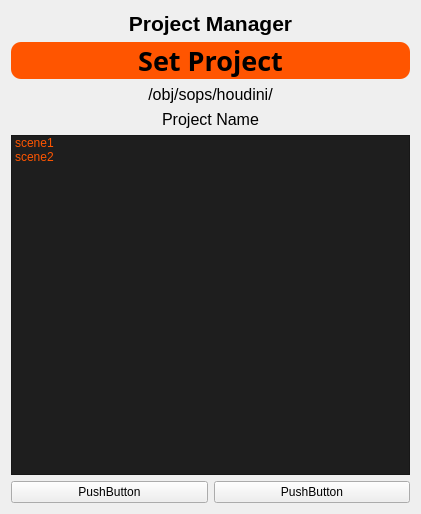
<?xml version="1.0" encoding="UTF-8"?>
<ui version="4.0">
 <class>Form</class>
 <widget class="QWidget" name="Form">
  <property name="geometry">
   <rect>
    <x>0</x>
    <y>0</y>
    <width>421</width>
    <height>514</height>
   </rect>
  </property>
  <property name="windowTitle">
   <string>Form</string>
  </property>
  <layout class="QGridLayout" name="gridLayout">
   <item row="0" column="0">
    <layout class="QVBoxLayout" name="verticalLayout">
     <item>
      <widget class="QLabel" name="label">
       <property name="font">
        <font>
         <pointsize>16</pointsize>
         <weight>75</weight>
         <italic>false</italic>
         <bold>true</bold>
        </font>
       </property>
       <property name="styleSheet">
        <string notr="true">font: bold 16pt;</string>
       </property>
       <property name="text">
        <string>Project Manager</string>
       </property>
       <property name="alignment">
        <set>Qt::AlignCenter</set>
       </property>
       <property name="margin">
        <number>0</number>
       </property>
      </widget>
     </item>
     <item>
      <widget class="QPushButton" name="setproj">
       <property name="font">
        <font>
         <family>Arial Black</family>
         <pointsize>20</pointsize>
         <weight>75</weight>
         <italic>false</italic>
         <bold>true</bold>
        </font>
       </property>
       <property name="styleSheet">
        <string notr="true">background-color: rgb(255, 85, 0);
font:bold 20pt;
border:none;
border-width:5px;
border-radius:10px;</string>
       </property>
       <property name="text">
        <string>Set Project</string>
       </property>
      </widget>
     </item>
     <item>
      <widget class="QLabel" name="projpath">
       <property name="font">
        <font>
         <family>Microsoft YaHei UI</family>
         <pointsize>12</pointsize>
         <weight>50</weight>
         <italic>false</italic>
         <bold>false</bold>
        </font>
       </property>
       <property name="styleSheet">
        <string notr="true">font: 12pt &quot;Microsoft YaHei UI&quot;;</string>
       </property>
       <property name="text">
        <string>/obj/sops/houdini/</string>
       </property>
       <property name="alignment">
        <set>Qt::AlignCenter</set>
       </property>
      </widget>
     </item>
     <item>
      <widget class="QLabel" name="projname">
       <property name="font">
        <font>
         <family>Microsoft YaHei UI</family>
         <pointsize>12</pointsize>
         <weight>50</weight>
         <italic>false</italic>
         <bold>false</bold>
        </font>
       </property>
       <property name="styleSheet">
        <string notr="true">font: 12pt &quot;Microsoft YaHei UI&quot;;</string>
       </property>
       <property name="text">
        <string>Project Name</string>
       </property>
       <property name="alignment">
        <set>Qt::AlignCenter</set>
       </property>
      </widget>
     </item>
     <item>
      <widget class="QListWidget" name="scenelist">
       <property name="styleSheet">
        <string notr="true">font: 75 12pt &quot;Microsoft YaHei UI&quot;;
color: rgb(255, 85, 0);
background-color: rgb(30, 30, 30);
alternate-background-color: rgb(38, 38, 38);</string>
       </property>
       <item>
        <property name="text">
         <string>scene1</string>
        </property>
       </item>
       <item>
        <property name="text">
         <string>scene2</string>
        </property>
       </item>
      </widget>
     </item>
     <item>
      <layout class="QHBoxLayout" name="horizontalLayout">
       <item>
        <widget class="QPushButton" name="pushButton_3">
         <property name="text">
          <string>PushButton</string>
         </property>
        </widget>
       </item>
       <item>
        <widget class="QPushButton" name="pushButton_2">
         <property name="text">
          <string>PushButton</string>
         </property>
        </widget>
       </item>
      </layout>
     </item>
    </layout>
   </item>
  </layout>
 </widget>
 <resources/>
 <connections/>
</ui>
